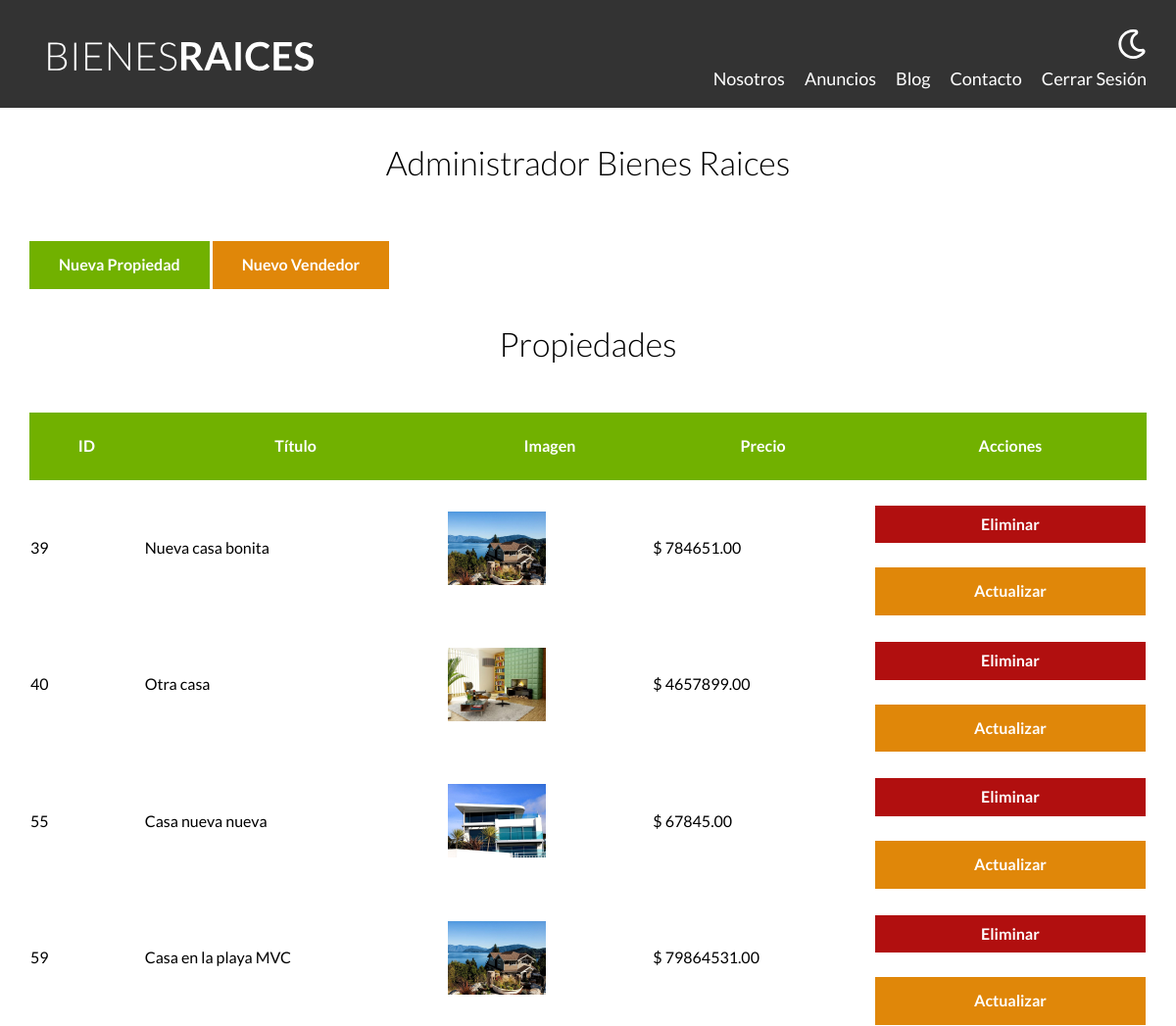
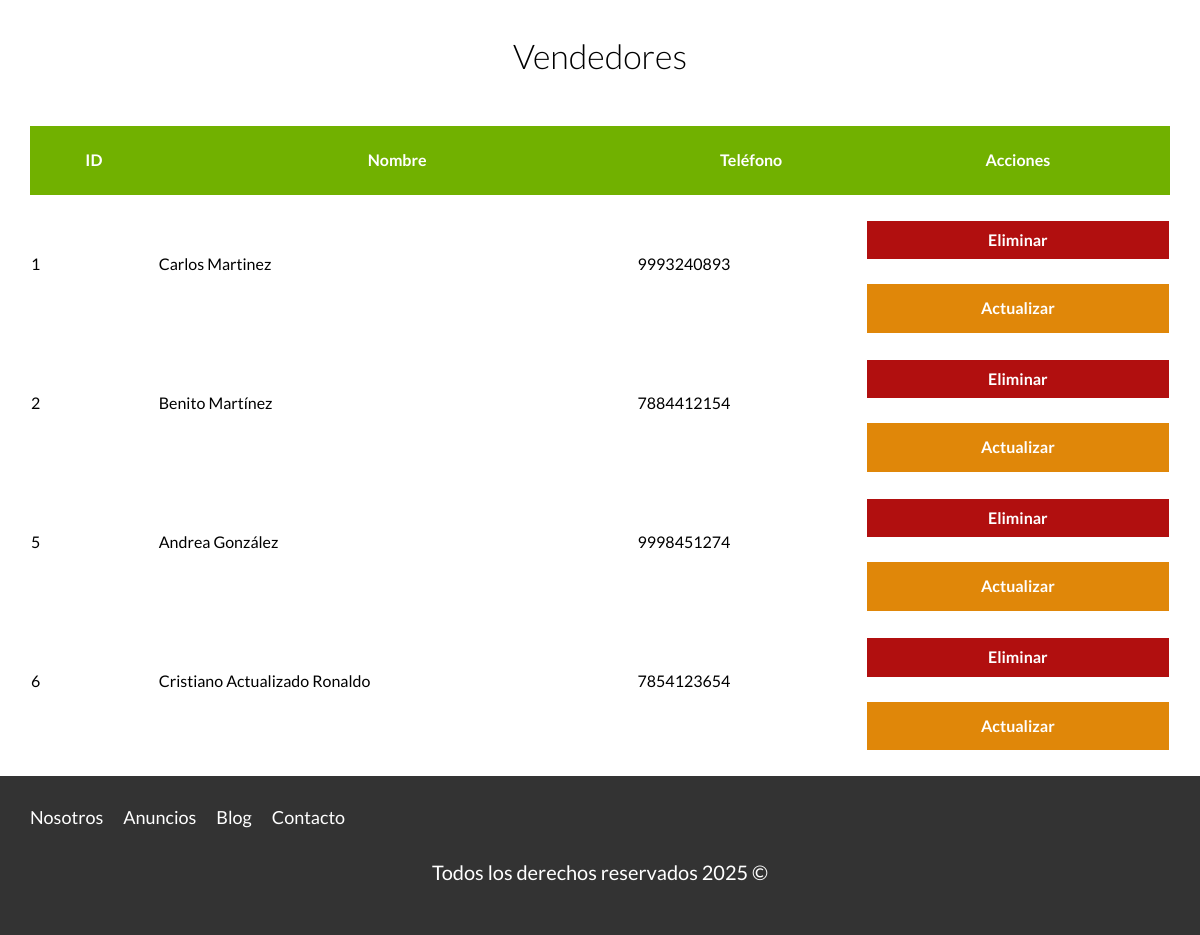
The page /admin (signed in) on the database its author committed (2 pictures, top to bottom).
### tables this page shows
CREATE TABLE `propiedades` (
  `id` int NOT NULL AUTO_INCREMENT,
  `titulo` varchar(45) DEFAULT NULL,
  `precio` decimal(10,2) DEFAULT NULL,
  `imagen` varchar(200) DEFAULT NULL,
  `descripcion` longtext,
  `habitaciones` int DEFAULT NULL,
  `wc` int DEFAULT NULL,
  `estacionamiento` varchar(45) DEFAULT NULL,
  `creado` date DEFAULT NULL,
  `vendedores_id` int NOT NULL,
  PRIMARY KEY (`id`),
  KEY `fk_propiedades_vendedores1_idx` (`vendedores_id`),
  CONSTRAINT `fk_propiedades_vendedores1` FOREIGN KEY (`vendedores_id`) REFERENCES `vendedores` (`id`)
);

CREATE TABLE `vendedores` (
  `id` int NOT NULL AUTO_INCREMENT,
  `nombre` varchar(45) DEFAULT NULL,
  `apellido` varchar(45) DEFAULT NULL,
  `telefono` varchar(10) DEFAULT NULL,
  PRIMARY KEY (`id`)
);

### controllers/PropiedadController.php (called while the page is built, shortened)
<?php
class PropiedadController{
    public static function index(Router $router){
        $propiedades = Propiedad::all();
        $vendedores = Vendedor::all();
        $resultado = $_GET["resultado"] ?? null;
        $router->render("propiedades/admin", [
            "propiedades" => $propiedades,
            "resultado" => $resultado,
            "vendedores" => $vendedores
        ]);
    }
}

### public/index.php (called while the page is built, shortened)
<?php
$router = new Router();
$router->get("/admin", [PropiedadController::class, "index"]);
$router->get("/propiedades/crear", [PropiedadController::class, "crear"]);
$router->post("/propiedades/crear", [PropiedadController::class, "crear"]);
$router->get("/propiedades/actualizar", [PropiedadController::class, "actualizar"]);
$router->post("/propiedades/actualizar", [PropiedadController::class, "actualizar"]);
$router->post("/propiedades/eliminar", [PropiedadController::class, "eliminar"]);
$router->get("/vendedores/crear", [VendedorController::class, "crear"]);
$router->post("/vendedores/crear", [VendedorController::class, "crear"]);
$router->get("/vendedores/actualizar", [VendedorController::class, "actualizar"]);
$router->post("/vendedores/actualizar", [VendedorController::class, "actualizar"]);
$router->post("/vendedores/eliminar", [VendedorController::class, "eliminar"]);
$router->get("/", [PaginasController::class, "index"]);
$router->get("/nosotros", [PaginasController::class, "nosotros"]);
$router->get("/propiedades", [PaginasController::class, "propiedades"]);
$router->get("/propiedad", [PaginasController::class, "propiedad"]);
$router->get("/blog", [PaginasController::class, "blog"]);
$router->get("/entrada", [PaginasController::class, "entrada"]);
$router->get("/contacto", [PaginasController::class, "contacto"]);
$router->post("/contacto", [PaginasController::class, "contacto"]);
$router->get("/login", [LoginController::class, "login"]);
$router->post("/login", [LoginController::class, "login"]);
$router->get("/logout", [LoginController::class, "logout"]);
$router->comprobarRutas();

### models/ActiveRecord.php (called while the page is built, shortened)
<?php
class ActiveRecord{
    protected static $db;
    protected static $tabla = "";
    public static function setDb ($db) {
        self::$db = $db;
    }
    public static function all(){
        $query = "SELECT * FROM " . static::$tabla;
        $resultado = self::consultarSql($query);
        return $resultado;
    }
    public static function consultarSql($query){
        $resultado = self::$db->query($query);
        $array = [];
        while($registro = $resultado->fetch_assoc()){
            $array[] = static::crearObjeto($registro);
        }
        return $array;
    }
    protected static function crearObjeto($registro){
        $objeto = new static;
        foreach ($registro as $key => $value){
            if (property_exists( $objeto, $key)){
                $objeto->$key = $value;
            }
        }
        return $objeto;
    }
}

### views/propiedades/admin.php (the view, shortened to what this page needs)
<main class="contenedor seccion">
        <h2>Administrador Bienes Raices</h2>
        <a href="/propiedades/crear" class="boton boton-verde">Nueva Propiedad</a>
        <a href="/vendedores/crear" class="boton boton-amarillo">Nuevo Vendedor</a>
        <h2>Propiedades</h2>
        <table class="propiedades">
            <thead>
                <tr>
                    <th>ID</th>
                    <th>Título</th>
                    <th>Imagen</th>
                    <th>Precio</th>
                    <th>Acciones</th>
                </tr>
            </thead>
            <tbody>
            <?php foreach ($propiedades as $propiedad):    ?>
                <tr>
                    <td><?php echo $propiedad->id; ?></td>
                    <td><?php echo $propiedad->titulo; ?></td>
                    <td><img  class="imagen-tabla"src="/imagenes/<?php echo $propiedad->imagen;   ?>" alt="Imagen"></td>
                    <td> $ <?php echo $propiedad->precio; ?></td>
                    <td>
                        <form method="POST" class="w-100" action="/propiedades/eliminar">
                            <input type="submit" class="boton-rojo-block" value="Eliminar"></input>
                        </form>
                        <a class="boton-amarillo-block"  href="/propiedades/actualizar?id=<?php echo $propiedad->id; ?>">Actualizar</a>
                    </td>
                </tr>
            <?php endforeach ?>
            </tbody>
        </table>
        <h2>Vendedores</h2>
<table class="propiedades">
    <thead>
        <tr>
            <th>ID</th>
            <th>Nombre</th>
            <th>Teléfono</th>
            <th>Acciones</th>
        </tr>
    </thead>
    <tbody>
    <?php foreach ($vendedores as $vendedor):    ?>
        <tr>
            <td><?php echo $vendedor->id; ?></td>
            <td><?php echo $vendedor->nombre . " " . $vendedor->apellido; ?></td>
            <td><?php echo $vendedor->telefono; ?></td>
            <td>
                <form method="POST" class="w-100" action="/vendedores/eliminar">
                    <input type="submit" class="boton-rojo-block" value="Eliminar"></input>
                </form>
                <a class="boton-amarillo-block"  href="/vendedores/actualizar?id=<?php echo $vendedor->id; ?>">Actualizar</a>
            </td>
        </tr>
    <?php endforeach ?>
    </tbody>
</table>
</main>

### public/build/css/app.css (style rules this page uses)
html { -webkit-text-size-adjust:100%;line-height:1.15 }
body { margin:0 }
main { display:block }
a { background-color:transparent }
img { border-style:none }
button,input,optgroup,select,textarea { font-family:inherit;font-size:100%;line-height:1.15;margin:0 }
button,input { overflow:visible }
[type=button],[type=reset],[type=submit],button { -webkit-appearance:button }
html { box-sizing:border-box;font-size:62.5% }
*,:after,:before { box-sizing:inherit }
body { font-family:Lato,sans-serif;font-size:1.6rem;line-height:1.8 }
.contenedor { margin:0 auto;max-width:120rem;width:95% }
a { text-decoration:none }
img,picture { display:block;width:100% }
h1,h2,h3 { font-family:Lato,sans-serif;font-weight:300;margin:2.5rem 0;text-align:center }
h2 { font-size:3.4rem }
.seccion { margin-bottom:2.5rem;margin-top:2.5rem }
.w-100 { width:100% }
.boton-amarillo { background-color:#e08709;border:none;color:#fff;display:inline-block;font-weight:700;margin-top:2.5rem;padding:1rem 3rem;text-align:center;text-decoration:none }
.boton-amarillo-block { background-color:#e08709;border:none;color:#fff;display:block;font-weight:700;margin-top:2.5rem;padding:1rem 3rem;text-align:center;text-decoration:none }
.boton-verde { background-color:#71b100;border:none;color:#fff;display:inline-block;font-weight:700;margin-top:2.5rem;padding:1rem 3rem;text-align:center;text-decoration:none }
.boton-rojo-block { background-color:#b10f0f;border:none;color:#fff;display:block;font-weight:700;margin-top:2.5rem;padding:1rem 3rem;text-align:center;text-decoration:none;width:100% }
table.propiedades { border-spacing:0;margin-top:4rem;width:100% }
table.propiedades thead { background-color:#71b100 }
table.propiedades thead th { color:#fff;padding:2rem }
table.propiedades .imagen-tabla { width:10rem }

### rows shown on the page
propiedades: id "39", titulo "Nueva casa bonita", imagen (picture), precio "784651.00"
propiedades: id "40", titulo "Otra casa", imagen (picture), precio "4657899.00"
propiedades: id "55", titulo "Casa nueva nueva", imagen (picture), precio "67845.00"
propiedades: id "59", titulo "Casa en la playa MVC", imagen (picture), precio "79864531.00"
vendedores: id "1", nombre "Carlos", apellido "Martinez", telefono "9993240893"
vendedores: id "2", nombre "Benito", apellido "Martínez", telefono "7884412154"
vendedores: id "5", nombre "Andrea", apellido "González", telefono "9998451274"
vendedores: id "6", nombre "Cristiano Actualizado", apellido "Ronaldo", telefono "7854123654"
